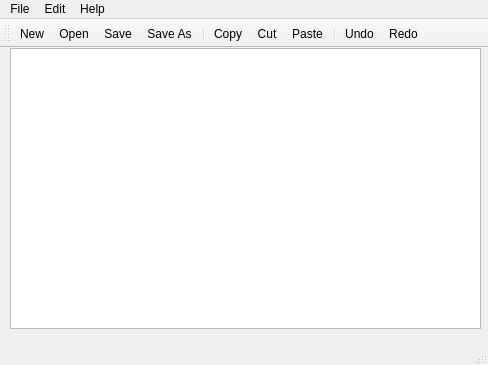
<?xml version="1.0" encoding="UTF-8"?>
<ui version="4.0">
 <class>MainWindow</class>
 <widget class="QMainWindow" name="MainWindow">
  <property name="geometry">
   <rect>
    <x>0</x>
    <y>0</y>
    <width>488</width>
    <height>365</height>
   </rect>
  </property>
  <property name="sizePolicy">
   <sizepolicy hsizetype="Preferred" vsizetype="Preferred">
    <horstretch>0</horstretch>
    <verstretch>0</verstretch>
   </sizepolicy>
  </property>
  <property name="baseSize">
   <size>
    <width>600</width>
    <height>400</height>
   </size>
  </property>
  <property name="windowTitle">
   <string>Cutepad</string>
  </property>
  <property name="windowIcon">
   <iconset resource="appresources.qrc">
    <normaloff>:/images/meow.svg</normaloff>:/images/meow.svg</iconset>
  </property>
  <widget class="QWidget" name="centralWidget">
   <widget class="QTextEdit" name="textEdit">
    <property name="geometry">
     <rect>
      <x>10</x>
      <y>0</y>
      <width>471</width>
      <height>281</height>
     </rect>
    </property>
    <property name="font">
     <font>
      <pointsize>12</pointsize>
     </font>
    </property>
   </widget>
  </widget>
  <widget class="QMenuBar" name="menuBar">
   <property name="geometry">
    <rect>
     <x>0</x>
     <y>0</y>
     <width>488</width>
     <height>30</height>
    </rect>
   </property>
   <widget class="QMenu" name="menuFile">
    <property name="title">
     <string>File</string>
    </property>
    <addaction name="actionNew"/>
    <addaction name="actionOpen"/>
    <addaction name="separator"/>
    <addaction name="actionSave"/>
    <addaction name="actionSave_As"/>
    <addaction name="separator"/>
    <addaction name="actionExit"/>
   </widget>
   <widget class="QMenu" name="menuEdit">
    <property name="title">
     <string>Edit</string>
    </property>
    <addaction name="actionCopy"/>
    <addaction name="actionCut"/>
    <addaction name="actionPaste"/>
    <addaction name="separator"/>
    <addaction name="actionUndo"/>
    <addaction name="actionRedo"/>
   </widget>
   <widget class="QMenu" name="menuHelp">
    <property name="title">
     <string>Help</string>
    </property>
    <addaction name="actionAbout"/>
   </widget>
   <addaction name="menuFile"/>
   <addaction name="menuEdit"/>
   <addaction name="menuHelp"/>
  </widget>
  <widget class="QToolBar" name="mainToolBar">
   <attribute name="toolBarArea">
    <enum>TopToolBarArea</enum>
   </attribute>
   <attribute name="toolBarBreak">
    <bool>false</bool>
   </attribute>
   <addaction name="actionNew"/>
   <addaction name="actionOpen"/>
   <addaction name="actionSave"/>
   <addaction name="actionSave_As"/>
   <addaction name="separator"/>
   <addaction name="actionCopy"/>
   <addaction name="actionCut"/>
   <addaction name="actionPaste"/>
   <addaction name="separator"/>
   <addaction name="actionUndo"/>
   <addaction name="actionRedo"/>
  </widget>
  <widget class="QStatusBar" name="statusBar"/>
  <action name="actionNew">
   <property name="icon">
    <iconset resource="appresources.qrc">
     <normaloff>:/images/document-new.svg</normaloff>:/images/document-new.svg</iconset>
   </property>
   <property name="text">
    <string>New</string>
   </property>
   <property name="shortcut">
    <string>Ctrl+N</string>
   </property>
  </action>
  <action name="actionOpen">
   <property name="icon">
    <iconset resource="appresources.qrc">
     <normaloff>:/images/document-open.svg</normaloff>:/images/document-open.svg</iconset>
   </property>
   <property name="text">
    <string>Open</string>
   </property>
   <property name="shortcut">
    <string>Ctrl+O</string>
   </property>
  </action>
  <action name="actionSave">
   <property name="icon">
    <iconset resource="appresources.qrc">
     <normaloff>:/images/document-save.svg</normaloff>:/images/document-save.svg</iconset>
   </property>
   <property name="text">
    <string>Save</string>
   </property>
   <property name="shortcut">
    <string>Ctrl+S</string>
   </property>
  </action>
  <action name="actionSave_As">
   <property name="icon">
    <iconset resource="appresources.qrc">
     <normaloff>:/images/document-save-as.svg</normaloff>:/images/document-save-as.svg</iconset>
   </property>
   <property name="text">
    <string>Save As</string>
   </property>
   <property name="shortcut">
    <string>Ctrl+Shift+S</string>
   </property>
  </action>
  <action name="actionCopy">
   <property name="icon">
    <iconset resource="appresources.qrc">
     <normaloff>:/images/edit-copy.svg</normaloff>:/images/edit-copy.svg</iconset>
   </property>
   <property name="text">
    <string>Copy</string>
   </property>
   <property name="shortcut">
    <string>Ctrl+C</string>
   </property>
  </action>
  <action name="actionCut">
   <property name="icon">
    <iconset resource="appresources.qrc">
     <normaloff>:/images/edit-cut.svg</normaloff>:/images/edit-cut.svg</iconset>
   </property>
   <property name="text">
    <string>Cut</string>
   </property>
   <property name="shortcut">
    <string>Ctrl+X</string>
   </property>
  </action>
  <action name="actionPaste">
   <property name="icon">
    <iconset resource="appresources.qrc">
     <normaloff>:/images/edit-paste.svg</normaloff>:/images/edit-paste.svg</iconset>
   </property>
   <property name="text">
    <string>Paste</string>
   </property>
   <property name="shortcut">
    <string>Ctrl+V</string>
   </property>
  </action>
  <action name="actionUndo">
   <property name="icon">
    <iconset resource="appresources.qrc">
     <normaloff>:/images/edit-undo.svg</normaloff>:/images/edit-undo.svg</iconset>
   </property>
   <property name="text">
    <string>Undo</string>
   </property>
   <property name="shortcut">
    <string>Ctrl+U</string>
   </property>
  </action>
  <action name="actionRedo">
   <property name="icon">
    <iconset resource="appresources.qrc">
     <normaloff>:/images/edit-redo.svg</normaloff>:/images/edit-redo.svg</iconset>
   </property>
   <property name="text">
    <string>Redo</string>
   </property>
   <property name="shortcut">
    <string>Ctrl+Y</string>
   </property>
  </action>
  <action name="actionExit">
   <property name="text">
    <string>Exit</string>
   </property>
   <property name="shortcut">
    <string>Ctrl+Q</string>
   </property>
  </action>
  <action name="actionAbout">
   <property name="text">
    <string>About</string>
   </property>
  </action>
 </widget>
 <layoutdefault spacing="6" margin="11"/>
 <resources>
  <include location="appresources.qrc"/>
 </resources>
 <connections/>
</ui>
